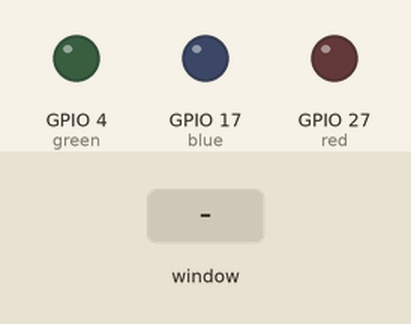
This program was run on a simulated Raspberry Pi (BCM pin numbers). On the bench: output pins drawn as LEDs (lit = HIGH). Inputs (shaded band) come from the test bench. The desktop window is not drawn, its controls go by their first labels and the mouse button is held 0.15 s.

Above: at 1.2 s.
1.3 s: control labelled "Green LED" in the window clicked
At 2.1 s:
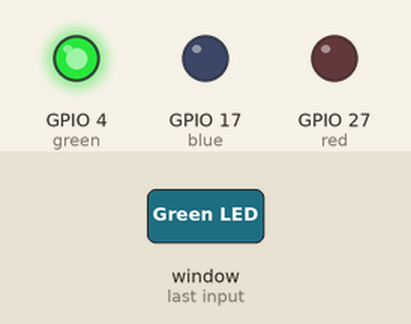
2.8 s: control labelled "Blue LED" in the window clicked
At 3.3 s:
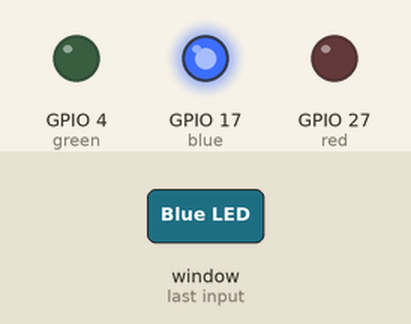
4.3 s: control labelled "Red LED" in the window clicked
At 5.6 s:
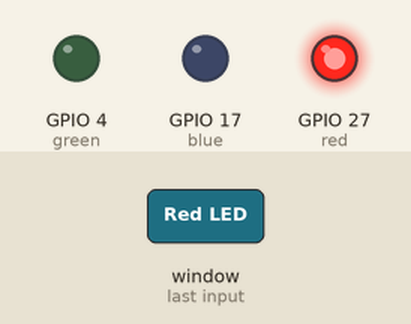
Timing chart, 0 to 7.3 s (numbered marks = the images above; inputs shaded):
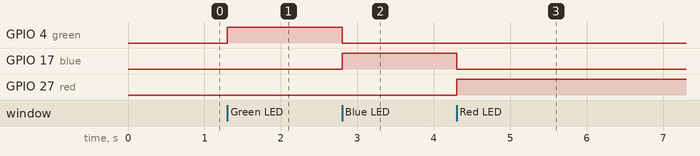

Measured:
- after the input at 1.3 s, GPIO 4 (green): LOW → HIGH at once
- after the input at 2.8 s, GPIO 4 (green): HIGH → LOW at once; GPIO 17 (blue): LOW → HIGH at once
- after the input at 4.3 s, GPIO 17 (blue): HIGH → LOW at once; GPIO 27 (red): LOW → HIGH at once

The program:

task5-2.py
```python
from tkinter import *
import tkinter.font as tkfont
from gpiozero import LED

# Declare coloured LED pins
green = LED(4)
blue = LED(17)
red = LED(27)

## Define GUI
window = Tk()
window.title("LED Toggle GUI")
window_font = tkfont.Font(family = 'Helvetica', size = 12, weight = "bold")

# Determine which LED to turn on
def led_toggle():
    # Turn off all LEDS
    turn_off_leds()
    # Get value stored in radio button variable
    led_value = led.get()
    # Turn on the selected LED
    if led_value == 1:
        green.on()
    if led_value == 2:
        blue.on()
    if led_value == 3:
        red.on()

# Turn off all LEDs
def turn_off_leds():
    green.off()
    blue.off()
    red.off()

# Buttons
# Variable for the 3 radio buttons
led = IntVar()

# Green, blue, red radio buttons. Turn on only the selected LED
green_button = Radiobutton(window, text = "Green LED", variable = led, value = 1, command = led_toggle)
green_button.grid(row=0, column=1)

blue_button = Radiobutton(window, text = "Blue LED", variable = led, value = 2, command = led_toggle)
blue_button.grid(row=1, column=1)

red_button = Radiobutton(window, text = "Red LED", variable = led, value = 3, command = led_toggle)
red_button.grid(row=2, column=1)

# Loop window forever
window.mainloop()
```
